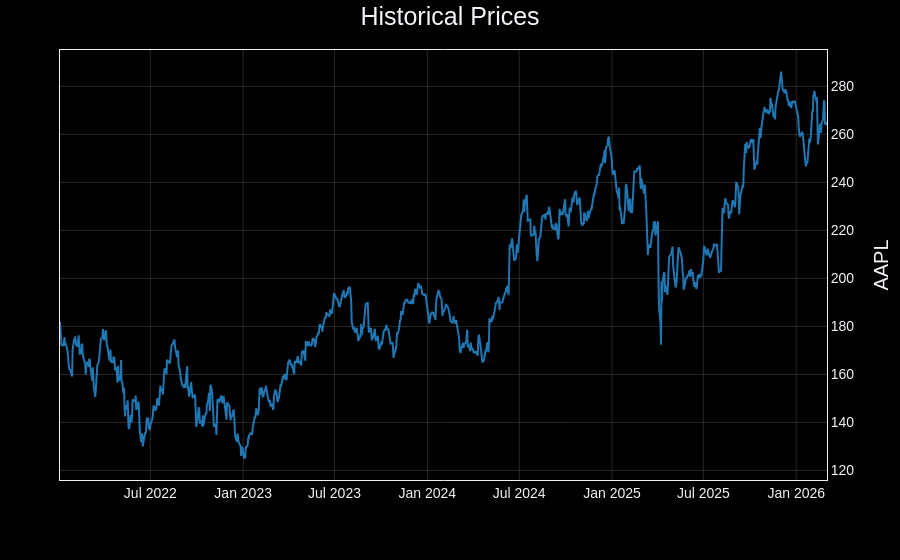

Notebook code for this chart:
### Code cell
obb.equity.price.historical(
    "AAPL", start_date="2022-01-01", provider="fmp_cached"
).charting.to_chart()

### Figure 1 — Plotly figure (JSON) as saved in the notebook; plotly's stock layout.template omitted (floating-point values rounded to 4 significant figures; data arrays with more than 128 entries replaced by an {"elided": "..."} marker saying what was removed)
{"data": [{"hovertemplate": "AAPL: %{y}<extra></extra>", "line": {"color": "#1f77b4", "width": 2}, "mode": "lines", "name": "AAPL", "type": "scatter", "x": {"elided": "1044 str values"}, "y": {"elided": "1044 float values"}, "yaxis": "y"}], "layout": {"annotationdefaults": {"showarrow": false}, "autotypenumbers": "strict", "colorway": ["#1f77b4", "#ff7f0e", "#2ca02c", "#d62728", "#9467bd", "#8c564b", "#e377c2", "#bcbd22", "#17becf", "#aec7e8", "#ffbb78", "#ff9896", "#c5b0d5", "#f7b6d2", "#dbdb8d", "#9edae5"], "dragmode": "pan", "font": {"family": "Arial", "size": 18}, "hoverlabel": {"align": "left"}, "hovermode": "x", "legend": {"bgcolor": "rgba(0,0,0,0)", "font": {"size": 12}, "orientation": "h", "x": 0.98, "xanchor": "right", "y": 1.02, "yanchor": "bottom"}, "legend2": {"bgcolor": "rgba(0, 0, 0, 0.5)", "font": {"size": 15}}, "legend3": {"bgcolor": "rgba(0, 0, 0, 0.5)", "font": {"size": 15}}, "legend4": {"bgcolor": "rgba(0, 0, 0, 0.5)", "font": {"size": 15}}, "legend5": {"bgcolor": "rgba(0, 0, 0, 0.5)", "font": {"size": 15}}, "mapbox": {"style": "dark"}, "margin": {"b": 80, "l": 60, "r": 50, "t": 50}, "paper_bgcolor": "#000000", "plot_bgcolor": "#000000", "title": {"text": "Historical Prices", "x": 0.5}, "xaxis": {"automargin": true, "autorange": true, "gridcolor": "rgba(128,128,128,0.3)", "linecolor": "#F5EFF3", "mirror": true, "rangeslider": {"visible": false}, "showgrid": true, "showline": true, "tick0": 1, "tickfont": {"size": 14}, "ticklen": 0, "ticks": "outside", "title": {"font": {"size": 16}, "standoff": 20}, "zeroline": false}, "yaxis": {"anchor": "x", "automargin": true, "fixedrange": false, "gridcolor": "rgba(128,128,128,0.3)", "linecolor": "#F5EFF3", "mirror": true, "showgrid": true, "showline": true, "side": "right", "tick0": 0.5, "tickfont": {"size": 14}, "ticklen": 0, "ticks": "outside", "title": {"font": {"size": 20}, "standoff": 20, "text": "AAPL"}, "zeroline": false}, "yaxis2": {}}}
